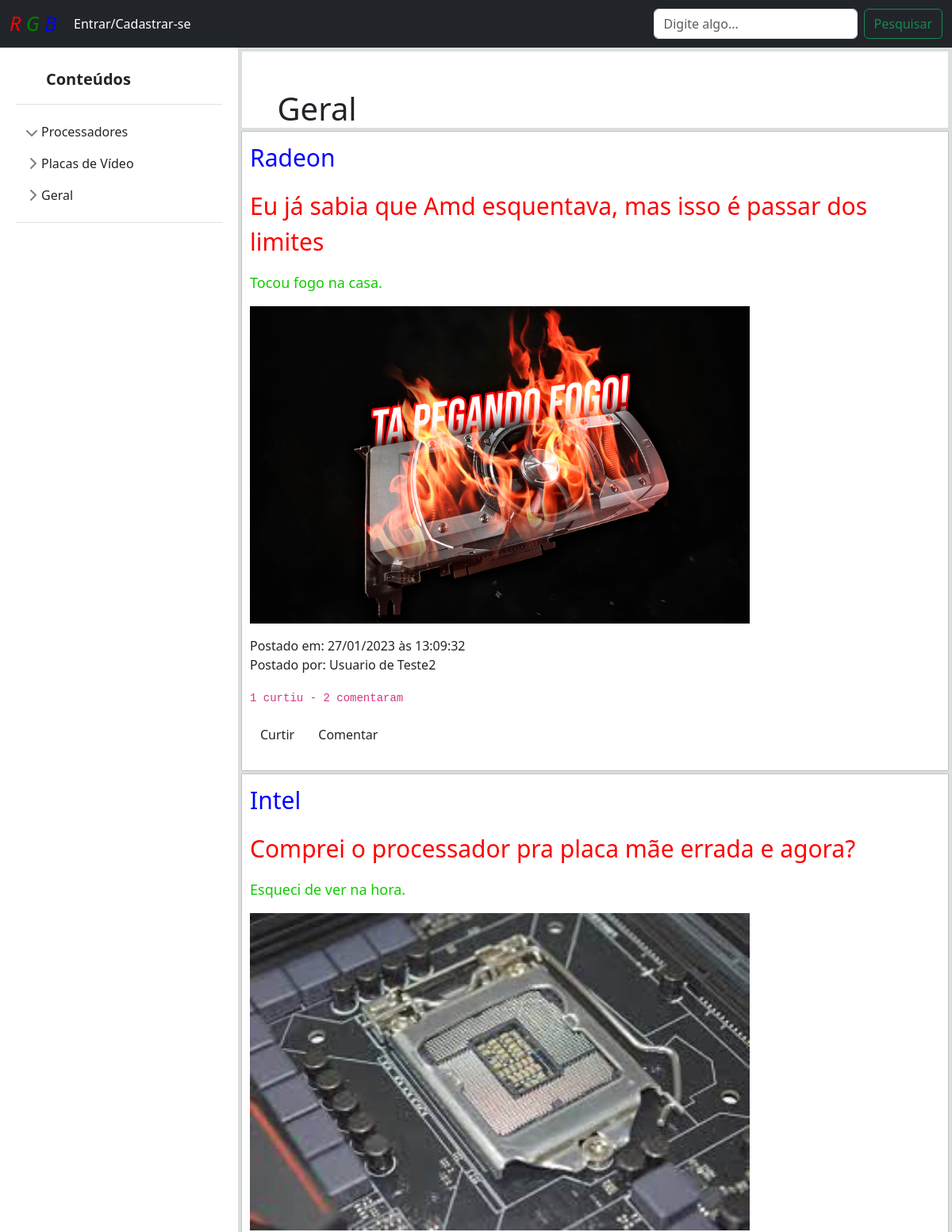
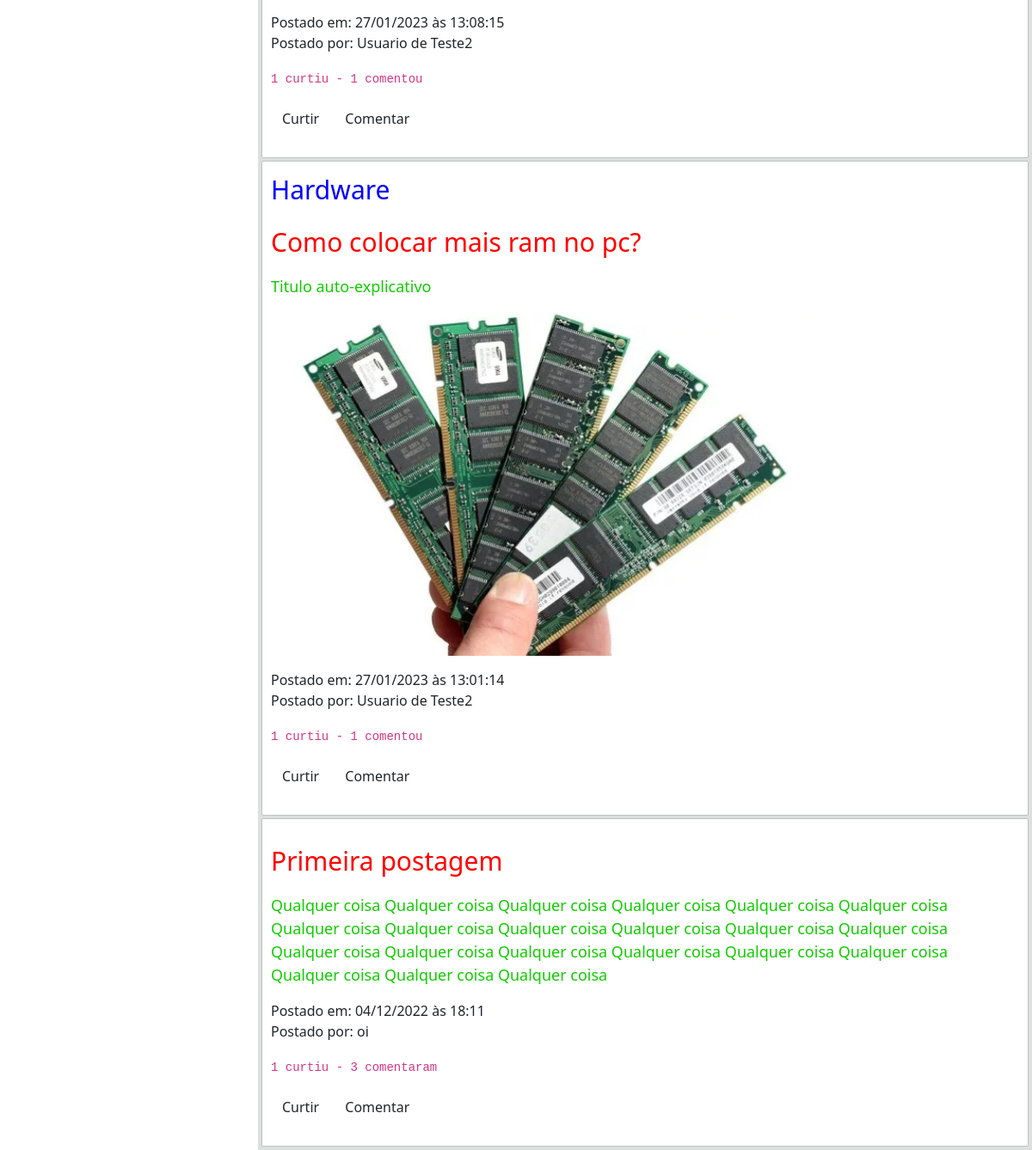
The page / on the database its author committed (2 pictures, top to bottom).
### tables this page shows
CREATE TABLE `posts` (
  `id` int(20) NOT NULL,
  `titulo` varchar(200) NOT NULL,
  `descricao` text NOT NULL,
  `imagem` varchar(200) DEFAULT NULL,
  `data` varchar(200) DEFAULT NULL,
  `hora` varchar(200) DEFAULT NULL,
  `postador` varchar(200) DEFAULT NULL,
  `topico` varchar(50) DEFAULT NULL
);

CREATE TABLE `usuarios` (
  `id` int(11) NOT NULL,
  `nome` varchar(140) DEFAULT NULL,
  `email` varchar(140) NOT NULL,
  `senha` varchar(16) NOT NULL
);

### paginas/inicio.php (the view)
<div class="well well-sm">
<div class="banner barra-topo">
			  <h1 style="margin: 0% 5%; margin-down: 5%;"><br>Geral</h1>
		  </div>
    <?php
        include_once 'conexao.php';
        $seleciona = mysqli_query($mysqli, 'SELECT * FROM posts ORDER BY id DESC');
        $conta = mysqli_num_rows($seleciona);
        if($conta <= 0){
            echo "<code>Nehuma postagem cadastrada no banco de dados!";
        }else{
            while($row = mysqli_fetch_array($seleciona)){
                $id = $row['id'];
                $titulo = $row['titulo'];
                $descricao = $row['descricao'];
                $imagem = $row['imagem'];
                $data = $row['data'];
                $hora = $row['hora'];
                $postador = $row['postador'];
                $topico = $row['topico'];
                $sql = "SELECT * FROM usuarios WHERE nome = '$postador'";
                $query = mysqli_query($mysqli, $sql);
                $linha = mysqli_fetch_assoc($query);
                $selecionaCurtidas = mysqli_query($mysqli, "SELECT * FROM curtidas WHERE id_post = '$id'");
                $contaCurtidas = mysqli_num_rows($selecionaCurtidas);
                if($contaCurtidas == 1){
                    $contaCurtidas = $contaCurtidas." curtiu";
                }else if($contaCurtidas > 1){
                    $contaCurtidas = $contaCurtidas." curtiram";
                }
                $selecionaComentarios = mysqli_query($mysqli, "SELECT * FROM comentarios WHERE id_post = '$id'");
                $contaComentarios = mysqli_num_rows($selecionaComentarios);
                if($contaComentarios == 1){
                    $contaComentarios = $contaComentarios." comentou";
                }else if($contaComentarios > 1){
                    $contaComentarios = $contaComentarios." comentaram";
                }
        ?>
            <div id="panel" aling="left">
                <p><a href="?pagina=posts&id=<?php echo $id;?>" class="topico"><?php echo $topico;?></a></p>
                <p><a href="?pagina=posts&id=<?php echo $id;?>" class="titulo"><?php echo $titulo;?></a></p>
                <?php if($descricao != null){ ?><p class="descricao"><?php echo $descricao;?></p>
                    <?php } ?>
                <?php if($imagem != null){ ?><p><img src="<?php echo $imagem;?>" class="foto"/></p><?php } ?>
                <p><span class="glyphicon glyphicon-time" aria-hidden="true"></span> Postado em: <?php echo $data. " às ".$hora;?></br>
                <span class="glyphicon glyphicon-user" aria-hidden="true"></span> Postado por: <?php echo $linha['nome']; ?></p>
                <p><code><span class="glyphicon glyphicon-thumbs-up" aria-hidden="true"></span> <?php echo $contaCurtidas;?> -
                <span class="glyphicon glyphicon-comment" aria-hidden="true"></span><?php echo $contaComentarios;?></code></p>
                <p><a href="?pagina=curtir&id=<?php echo $id;?>" class="btn btn-default">
                <span class="glyphicon glyphicon-thumbs-up"></span> Curtir</a>
                <a href="?pagina=posts&id=<?php echo $id;?>" class="btn btn-default">
                <span class="glyphicon glyphicon-comment"></span> Comentar</a>
                </p>
            </div>
    <?php
            }
        }
    ?>
</div>

### index.php (shortened to what this page needs)
<!DOCTYPE html>
<html>
	<head>
		<link rel = "stylesheet" href = "css/style.css">
		<link href="https://cdn.jsdelivr.net/npm/bootstrap@5.2.2/dist/css/bootstrap.min.css"
		 rel="stylesheet"
>
		<link href="/docs/5.3/dist/css/bootstrap.min.css" rel="stylesheet">
	</head>
	<body class="pdf">
		<nav class="navbar navbar-expand-lg bg-dark" style="z-index: 2;">
			<div class="container-fluid">
			  <a id="rgb" href="index.php" style=color:orange>
				<span style="color:red">R</span>
				<span style="color:green">G</span>
				<span style="color:blue">B</span>
			</a>
			  <div class="collapse navbar-collapse" id="navbarSupportedContent">
				<ul class="navbar-nav me-auto mb-2 mb-lg-0">
				<?php
					if ( (isset($_SESSION['nome'])) && ($_SESSION['nome'] != '') ) {
						echo '<li class="nome-user">' . $_SESSION['nome'] . '</li>';
						echo '<li> <a href="logout.php" style="padding: 10px 10px; text-decoration: none; color:red;">Sair</a>';
					} else {
						echo '
						<li class="nav-item">
						<a class="nav-link active" aria-current="page" href="paglogin.php"
						 style="color:White; padding: 10px 10px;">Entrar/Cadastrar-se</a>
						  </li>
						';
					}
				?>
				</ul>
				<form action="pesquisa.php" method="POST" enctype="multipart/form-data" class="d-flex" role="search">
				  <input name="busca" class="form-control me-2" type="text" placeholder="Digite algo..." aria-label="Search">
				  <button value="Buscar" class="btn btn-outline-success" type="submit">Pesquisar</button>
				</form>
			  </div>
			</div>
		  </nav>
		  <div class="sidebar">
    <a href="index.php" class="d-flex align-items-center pb-3 mb-3 link-dark text-decoration-none border-bottom" style="margin-top: 65px;">
      <svg class="bi pe-none me-2" width="30" height="24"><use xlink:href="#bootstrap"/></svg>
      <span class="fs-5 fw-semibold">Conteúdos</span>
    </a>
    <ul class="list-unstyled ps-0">
      <li class="mb-1">
        <button class="btn btn-toggle d-inline-flex align-items-center rounded border-0 collapsed" data-bs-toggle="collapse" data-bs-target="#home-collapse" aria-expanded="true">
          Processadores
        </button>
      </li>
      <li class="mb-1">
        <button class="btn btn-toggle d-inline-flex align-items-center rounded border-0 collapsed" data-bs-toggle="collapse" data-bs-target="#dashboard-collapse" aria-expanded="false">
          Placas de Vídeo
        </button>
      </li>
      <li class="mb-1">
        <button class="btn btn-toggle d-inline-flex align-items-center rounded border-0 collapsed" data-bs-toggle="collapse" data-bs-target="#orders-collapse" aria-expanded="false">
          Geral
        </button>
      </li>
      <li class="border-top my-3"></li>
    </ul>
  </div>
<div class="main-content">
		  <div id="body">
				<?php
				if(isset($_GET['pagina'])){
					$do = ($_GET['pagina']);
				}else{
					$do = "inicio";
				}
				if(file_exists("paginas/" .$do. ".php")){
					include("paginas/" . $do. ".php");
				}else{
					print 'Pagina não encontrada';
				}
				?>
		  </div>
			</div>
	</body>
</html>

### css/style.css (style rules this page uses)
body { min-height: 100vh; min-height: -webkit-fill-available; }
html { height: -webkit-fill-available; }
.btn-toggle { padding: .25rem .5rem; font-weight: 600; color: rgba(0, 0, 0, .65); background-color: transparent; }
.btn-toggle::before { width: 1.25em; line-height: 0; transition: transform .35s ease; transform-origin: .5em 50%; }
.btn-toggle[aria-expanded="true"] { color: rgba(0, 0, 0, .85); }
.btn-toggle[aria-expanded="true"]::before { transform: rotate(90deg); }
* { margin: 0px; padding: 0px; }
#panel { margin-top: 5px; background-color: white; width: 100%; height: auto; padding: 10px; box-shadow: #333 0px 0px 1px; border-radius: 0px; }
.topico { font-size: 30px; color: blue; text-decoration: none; }
.titulo { font-size: 30px; color: red; text-decoration: none; }
.descricao { font-size: 18px; color: rgb(17, 204, 0); }
.foto { width: 630px; height: 400px; }
.banner { background-color: white; }
.pdf { background-color: rgb(219, 224, 223); }
#rgb { font-size: 25px; text-decoration: none; font-style: oblique; }
.barra-topo { width: 100%; background-color: white; }
@media screen and (min-width: 850px) { .sidebar { width: 25%; height: 100%; position: fixed; left: 0; top: 0; background-color: white; padding: 20px; } }
@media screen and (min-width: 850px) { .main-content { margin-left: 25%; padding: 5px; } }
@media screen and (min-width: 850px) { .barra-topo { width: 100%; } }
@media screen and (min-width: 850px) { #rgb { margin-right: 1%; } }

### rows shown on the page
posts: topico "Radeon", titulo "Eu já sabia que Amd esquentava, mas isso é passar dos limites", descricao "Tocou fogo na casa.", imagem (picture), data "27/01/2023", hora "13:09:32", usuarios.nome "Usuario de Teste2", contaCurtidas "1 curtiu", contaComentarios "2 comentaram"
posts: topico "Intel", titulo "Comprei o processador pra placa mãe errada e agora?", descricao "Esqueci de ver na hora.", imagem (picture), data "27/01/2023", hora "13:08:15", usuarios.nome "Usuario de Teste2", contaCurtidas "1 curtiu", contaComentarios "1 comentou"
posts: topico "Hardware", titulo "Como colocar mais ram no pc?", descricao "Titulo auto-explicativo", imagem (picture), data "27/01/2023", hora "13:01:14", usuarios.nome "Usuario de Teste2", contaCurtidas "1 curtiu", contaComentarios "1 comentou"
posts: titulo "Primeira postagem", descricao "Qualquer coisa Qualquer coisa Qualquer coisa Qualquer coisa Qualquer coisa Qualquer coisa Qualquer coisa Qualquer coisa Qualquer coisa Qualquer coisa Qualquer coisa Qualquer coisa Qualquer coisa Qualquer coisa Qualquer coisa Qualquer coisa Qualquer coisa Qualquer coisa Qualquer coisa Qualquer coisa Qualquer coisa", data "04/12/2022", hora "18:11", usuarios.nome "oi", contaCurtidas "1 curtiu", contaComentarios "3 comentaram"
